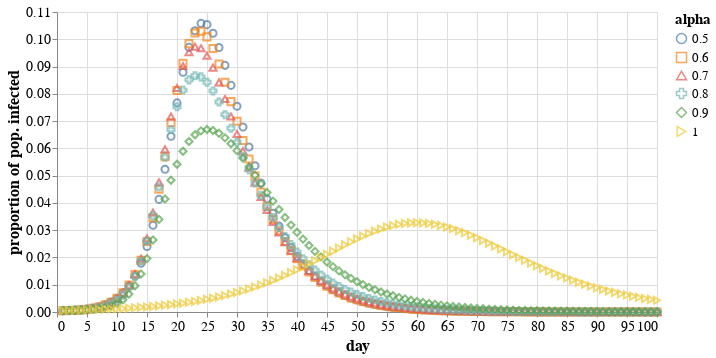

Source (notebook cell):
### Code cell
alt.Chart(infections).mark_point(size=50).encode(
    x = alt.X(
        "day:Q",
    ),
    y = alt.Y(
        "value:Q",
        title = "proportion of pop. infected",
#         scale = alt.Scale(domain=(0,.15))
    ),
    color = alt.Color("variable:N", title='alpha'),
    shape = alt.Shape("variable:N")
).properties(
    width=600,
    height=300
).configure_axis(
    titleFontSize=16,
    labelFontSize=14
).configure_legend(
    titleFontSize=15,
    labelFontSize=13
)

### Figure 1 — Vega-Lite specification as saved in the notebook (floating-point values rounded to 4 significant figures; data arrays with more than 128 entries replaced by an {"elided": "..."} marker saying what was removed)
{"config": {"view": {"continuousWidth": 400, "continuousHeight": 300}, "axis": {"labelFontSize": 14, "titleFontSize": 16}, "legend": {"labelFontSize": 13, "titleFontSize": 15}}, "data": {"name": "data-d86e071e3dfc4a553b1878261cbd0e81"}, "mark": {"type": "point", "size": 50}, "encoding": {"color": {"field": "variable", "title": "alpha", "type": "nominal"}, "shape": {"field": "variable", "type": "nominal"}, "x": {"field": "day", "type": "quantitative"}, "y": {"field": "value", "title": "proportion of pop. infected", "type": "quantitative"}}, "height": 300, "width": 600, "$schema": "https://vega.github.io/schema/vega-lite/v4.17.0.json", "datasets": {"data-d86e071e3dfc4a553b1878261cbd0e81": {"elided": "600 records"}}}
